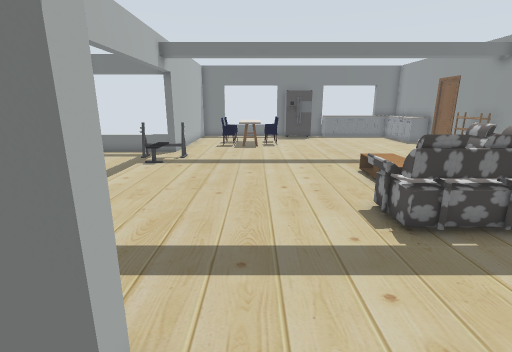
View 1 (above)

17 first-person views from a walk through a Gazebo world. The camera is 1.3 m above the floor, tilts 14° down and sees 85° across. The floor is counted in squares, 0.5 m on a side. Each view is taken from the middle of a square. On the plan, view 1 faces up. The plan holds only what a view shows up to about 19 squares ahead; the rest is blank.

View 2
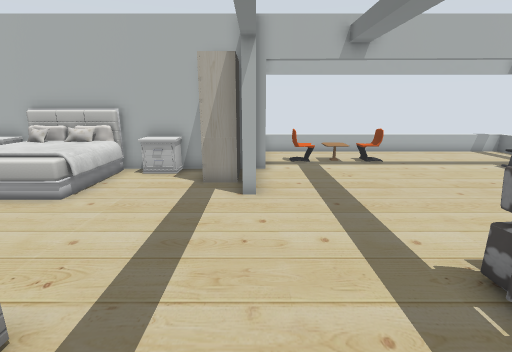

View 3
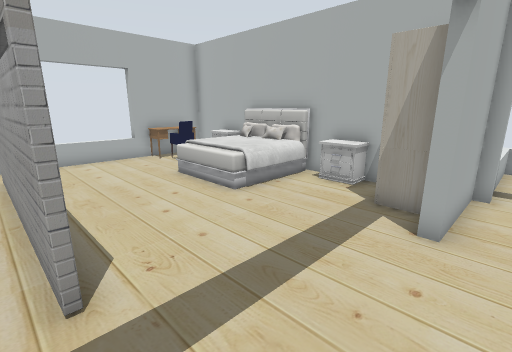

View 4
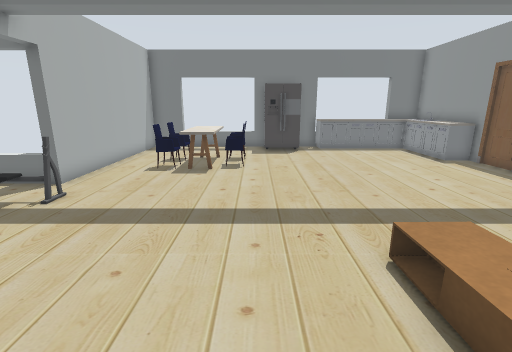

View 5
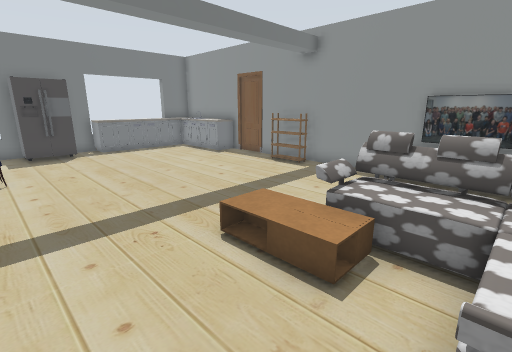

View 6
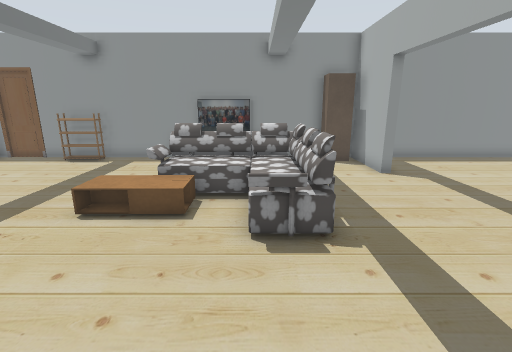

View 7
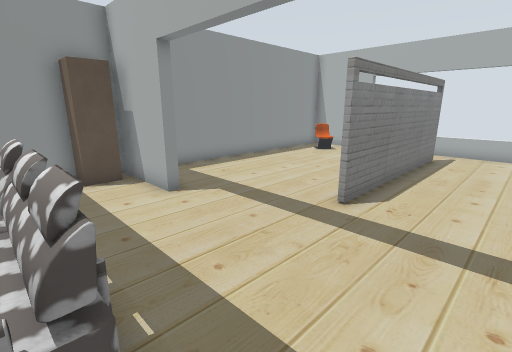

View 8
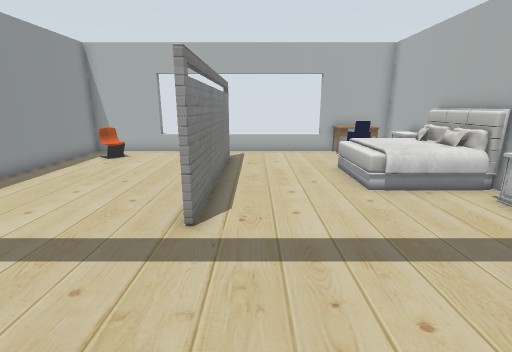

View 9
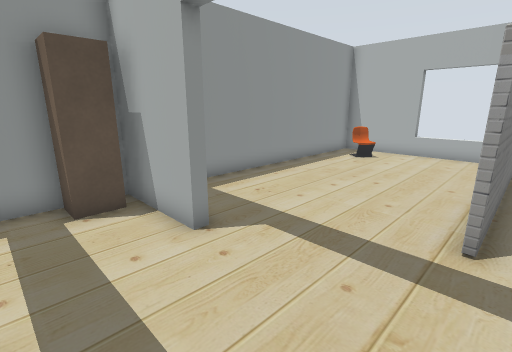

View 10
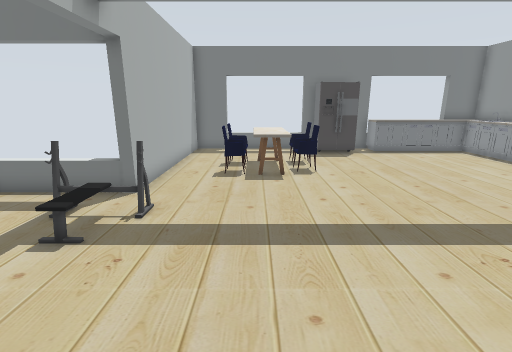

View 11
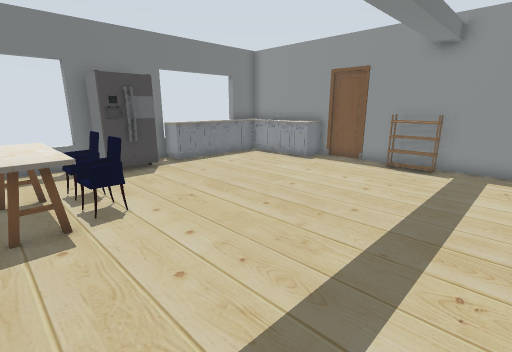

View 12
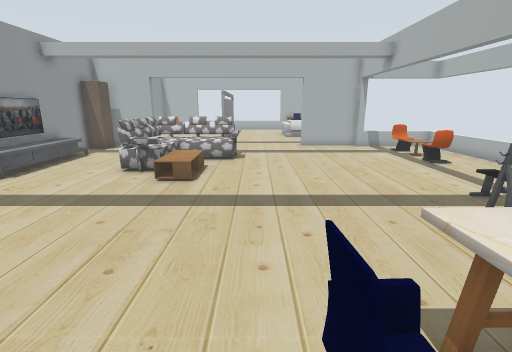

View 13
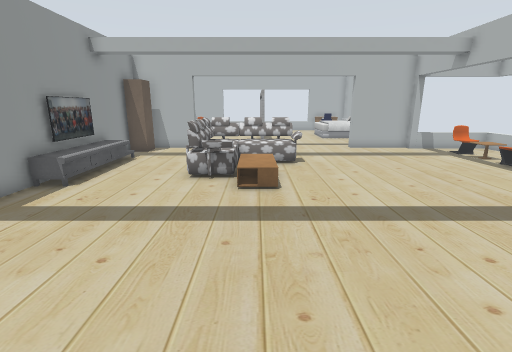

View 14
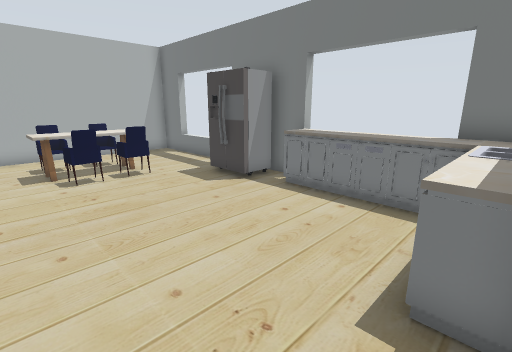

View 15
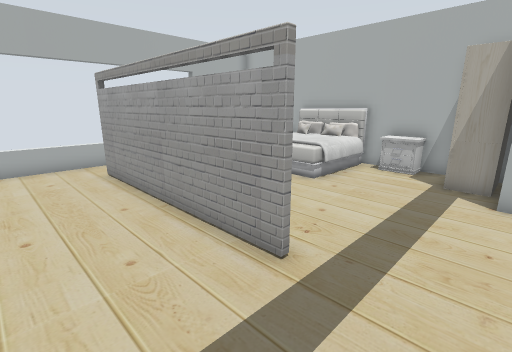

View 16
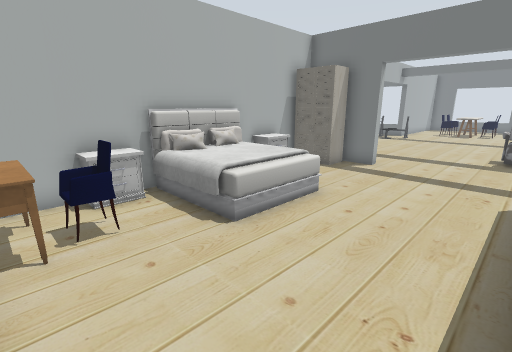

View 17
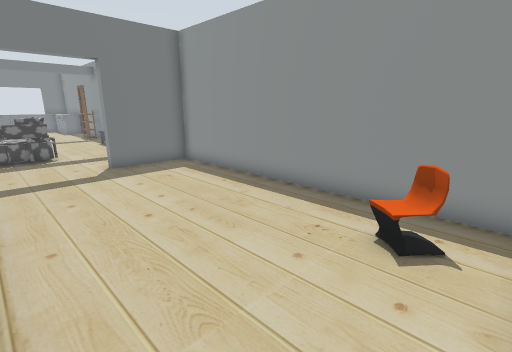

### Floor plan
Key: @ floor where view 1 was taken; # wall or solid block; . floor; = window, fence, low wall or low ledge; C chair; T kitchen table; L door leaf; R shoe rack; F coffee table; S sofa; A table; W wardrobe; N nightstand; B bed; E desk; I fridge; K kitchen cabinet; G TV cabinet; H TV; P brown post; O other object.
Columns run from 10 left of view 1 to 13 right of it. Each row starts with its distance up from view 1.
 26      ###====#####  #####
 25      #.......II.KKKKKKK#
 24      #.......II......KK#
 23      #...............KK#
 22      #...TT..........KK#
 21      #..CCTC.........KK#
 20      #...TTC...........#
 19      #..CCTC...........L
 18      #.................#
 17 =====#.................#
 16 =.....................R#
 15 =...OOO...............R#
 14 =....O.................#
 13 =....O.................#
 12 =......................#
 11 =..............F.....GG#
 10 =..............FFS...GH#
  9 =..............FFS...GH#
  8 =..C............SS....H#
  7 =..C.........SSSSS....H#
  6 =..AA........SSSSS....G#
  5 =..C.............S.....#
  4 =..C...................#
  3 =.....................P#
  2 =====####..........#####
  1      #WW...............#
  0      #WW..@............#
 -1      #N.......#........#
 -2      #N.......#........#
 -3      #........#........#
 -4      #BBBB....#........#
 -5      #BBBB....#........#
 -6      #BBBB....#........#
 -7      #BBBB....#........#
 -8      #N.......#........#
 -9      #N.C.....#.....C..#
-10      #ECC...........CC.#
-11      #EEE..............#
-12      #####=========#####

Where each view was taken, in squares from view 1:
view 1: 0 up, 0 right, facing up
view 2: 2 up, 7 right, facing left
view 3: 3 up, 5 right, facing down-left
view 4: 7 up, 2 right, facing up
view 5: 7 up, 1 right, facing up-right
view 6: 7 up, 2 left, facing right
view 7: 6 up, 1 right, facing down-right
view 8: 5 up, 3 right, facing down
view 9: 5 up, 4 right, facing down-right
view 10: 8 up, 1 left, facing up
view 11: 12 up, 1 left, facing up-right
view 12: 21 up, 2 right, facing down
view 13: 20 up, 5 right, facing down
view 14: 17 up, 12 right, facing up-left
view 15: 2 up, 8 right, facing down-left
view 16: 11 down, 4 right, facing up-left
view 17: 11 down, 5 right, facing up-right
